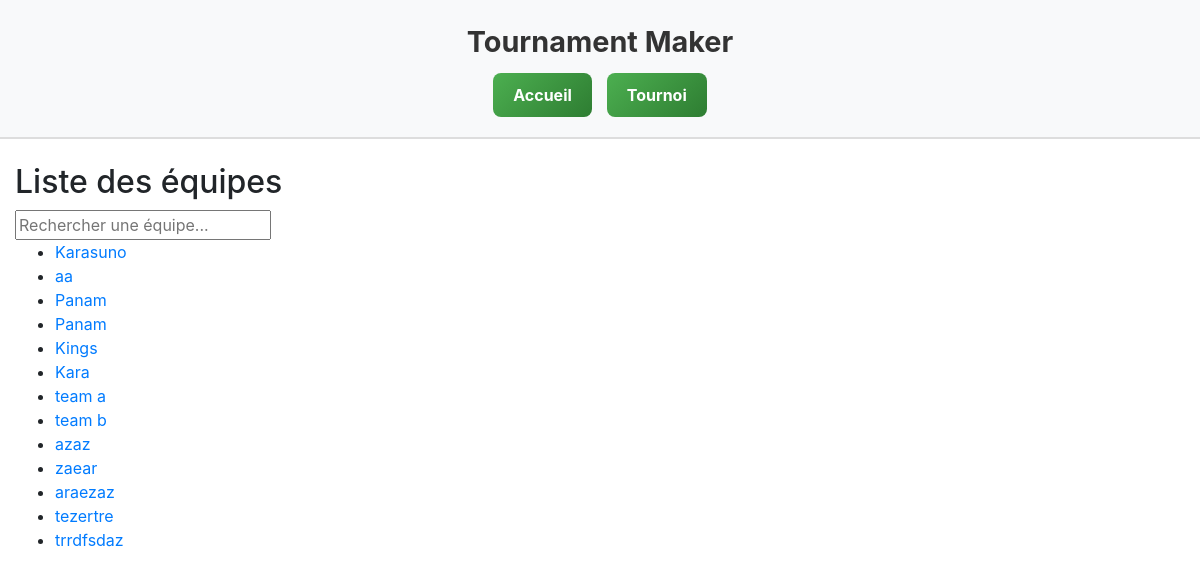
/TournamentMaker/teams/, run on an earlier commit of the app's database.
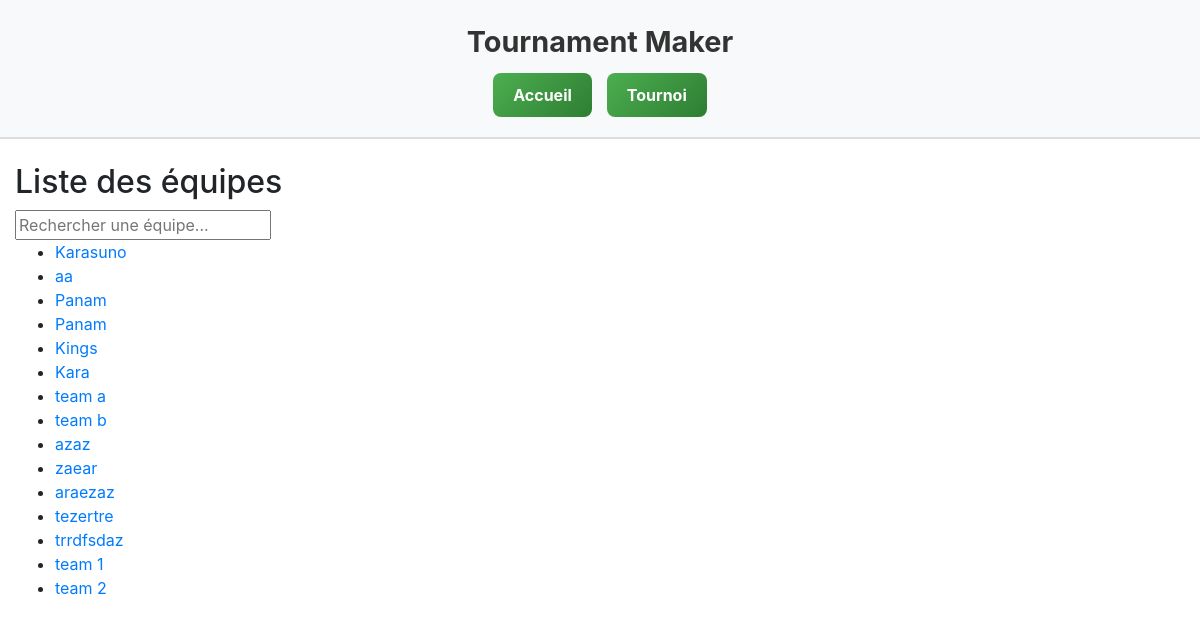
And on a later commit of the database.
### TournamentMaker/models.py (models this page shows, shortened)
class Team(models.Model):
    name = models.CharField(max_length=100)
    tournament = models.ForeignKey(Tournament, on_delete=models.CASCADE, related_name='teams')

### TournamentMaker/views.py (the view)
# urls.py: path('teams/', views.teams, name='teams'),
def teams(request):
    all_teams = Team.objects.all()
    return render(request, 'teams.html', {'teams': all_teams})

### TournamentMaker/templates/teams.html (shortened to what this page needs)
{% extends "base_generic.html" %}
{% block content %}
  <h2>Liste des équipes</h2>
  <input type="text" id="searchInput" onkeyup="searchTeam()" placeholder="Rechercher une équipe...">
  <ul id="teamsList">
    {% for team in teams %}
      <li class="team">
        <a href="{% url 'team_detail' team.id %}">{{ team.name }}</a>
      </li>
    {% empty %}
      <li>Aucune équipe trouvée.</li>
    {% endfor %}
  </ul>
{% endblock %}

What changed in the data, as far as the page shows it:
added Team: name "team 1"
added Team: name "team 2"
